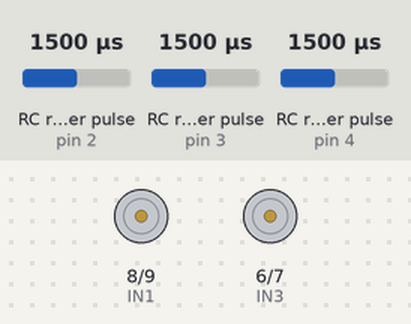
Recording of a sketch running on a simulated Arduino Uno, built with avr-gcc and run on an emulated ATmega328P. Parts: motor-driver pin pairs drawn as motors (green arrow = first pin HIGH = forward, orange = second pin HIGH = backward, longer = more drive, scaled by the enable pin). Wiring (inferred from the names in the program): 3 × RC receiver channel: data pin 2 / data pin 3 / data pin 4. The test bench sets the inputs (shaded band); at power-on: RC receiver pulse (sensors on pin 2, pin 3, pin 4) 1500 µs.

Above: at 1.2 s.
1.3 s: RC receiver pulse (sensor on pin 2) set to 1209 µs
2.8 s: RC receiver pulse (sensor on pin 2) set to 1181 µs
At 3.8 s:
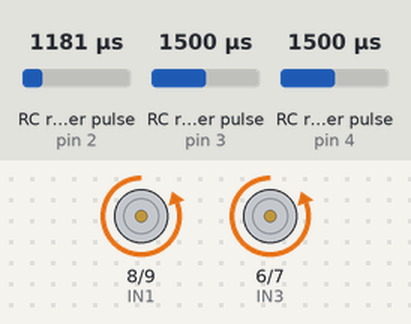
4.3 s: RC receiver pulse (sensor on pin 3) set to 1206 µs
5.8 s: RC receiver pulse (sensor on pin 3) set to 1191 µs
At 6.1 s:
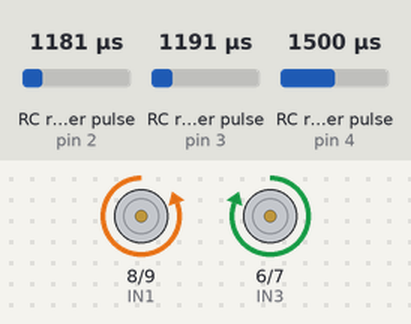
7.3 s: RC receiver pulse (sensor on pin 3) set to 1750 µs
At 8.4 s:
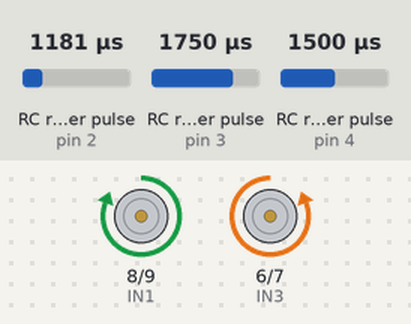
8.8 s: RC receiver pulse (sensor on pin 3) set to 1718 µs
10.3 s: RC receiver pulse (sensor on pin 3) set to 1683 µs
At 10.7 s:
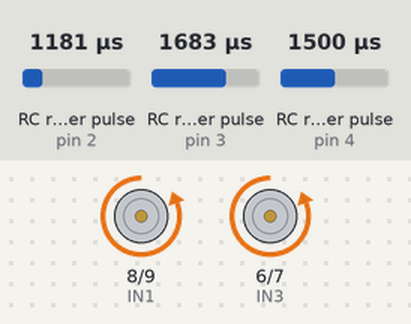
Timing chart, 0 to 12.8 s (numbered marks = the images above; inputs shaded):
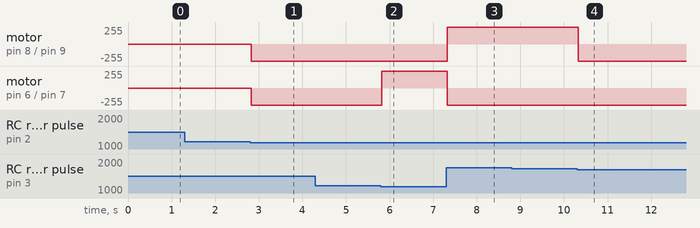

The sketch:

coche_RC.ino
```cpp
#include <IRremote.h>
#define IN1  8
#define IN2  9
#define ENA  11
#define IN3  6
#define IN4  7
#define ENB  10
#define CH1  2
#define CH2  3
#define CH3  4

void setup()
{
  pinMode(ENA, OUTPUT);
  pinMode(ENB, OUTPUT);
  pinMode(IN1, OUTPUT);
  pinMode(IN2, OUTPUT);
  pinMode(IN3, OUTPUT);
  pinMode(IN4, OUTPUT);
  pinMode(CH1, INPUT);
  pinMode(CH2, INPUT);
}

void loop() {
  int eje_x = pulseIn(CH1, HIGH);
  int eje_y = pulseIn(CH2, HIGH);
  int eje_x2 = pulseIn(CH3, HIGH);
  if (eje_y > 1700) { // Arriba
    leftMotorsStart(HIGH); // forward
    rightMotorsStart(LOW); // forward
  } else if (eje_y < 1200) { // Atrás
    leftMotorsStart(LOW); // backward
    rightMotorsStart(HIGH); // backward
  } else if (eje_x > 1700) { // Derecha
    leftMotorsStart(HIGH); // forward
    rightMotorsStart(HIGH); // backward
  } else if (eje_x < 1200) { // Izquierda
    leftMotorsStart(LOW); // backward
    rightMotorsStart(LOW); // forward
  } else {
    motorsStop();
  }
}

// Direction = HIGH -> backward; LOW -> forward
void leftMotorsStart(boolean dir)
{
  digitalWrite(ENA, 1);
  digitalWrite(IN1, dir);
  digitalWrite(IN2, !dir);
}

// Direction = HIGH -> forward; LOW -> backward
void rightMotorsStart(boolean dir)
{
  digitalWrite(ENB, 1);
  digitalWrite(IN3, dir);
  digitalWrite(IN4, !dir);
}

void motorsStop()
{
  analogWrite(ENA, 0);
  analogWrite(ENB, 0);
  digitalWrite(IN1, LOW);
  digitalWrite(IN2, LOW);
  digitalWrite(IN3, LOW);
  digitalWrite(IN4, LOW);
}
```

Measured:
- the behaviour switches between 1199 and 1198 µs on RC receiver pulse (sensor on pin 2) (found by bisection; images 0 and 1)
- the behaviour switches between 1199 and 1198 µs on RC receiver pulse (sensor on pin 3) (found by bisection; images 1 and 2)
- the behaviour switches between 1700 and 1699 µs on RC receiver pulse (sensor on pin 3) (found by bisection; images 3 and 4)
- after the input at 1.3 s, every drawn part: stays the same
- after the input at 2.8 s, motor on pin 8 (IN1) / pin 9 (IN2), motor on pin 6 (IN3) / pin 7 (IN4): stopped → backward 255/255 at once
- after the input at 4.3 s, every drawn part: stays the same
- after the input at 5.8 s, motor on pin 6 (IN3) / pin 7 (IN4): backward 255/255 → forward 255/255 at once
- after the input at 7.3 s, motor on pin 8 (IN1) / pin 9 (IN2): backward 255/255 → forward 255/255 at once; motor on pin 6 (IN3) / pin 7 (IN4): forward 255/255 → backward 255/255 at once
- after the input at 8.8 s, every drawn part: stays the same
- after the input at 10.3 s, motor on pin 8 (IN1) / pin 9 (IN2): forward 255/255 → backward 255/255 at once
